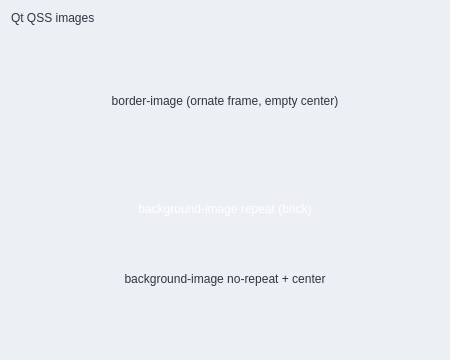
<?xml version="1.0" encoding="UTF-8"?>
<ui version="4.0"><class>Dialog</class><widget class="QDialog" name="Dialog"><property name="geometry"><rect><x>0</x><y>0</y><width>450</width><height>360</height></rect></property><property name="windowTitle"><string>#154 qss/239_border_image</string></property><property name="styleSheet"><string>
QDialog { background-color: #eceff4; }
QLabel#title { color: #2e3440; }
QLabel#framed {
  background-color: #eceff4;
  border-width: 52px;
  border-style: solid;
  border-color: transparent;
  /* user-style ornate 9-slice; transparent center (no fill image) */
  border-image: url(qss/border-frame.png) 113 113 113 113 stretch stretch;
  padding: 10px;
  color: #2e3440;
}
QLabel#tiled {
  color: #ffffff;
  padding: 8px;
  background: #d8dee9 url(qss/brick.png) repeat;
}
QLabel#once {
  color: #2e3440;
  padding: 8px;
  background: #d8dee9 url(qss/brick.png) no-repeat center;
}
</string></property><layout class="QVBoxLayout" name="verticalLayout"><property name="leftMargin"><number>11</number></property><property name="topMargin"><number>11</number></property><property name="rightMargin"><number>11</number></property><property name="bottomMargin"><number>11</number></property><property name="spacing"><number>6</number></property><item><widget class="QLabel" name="title"><property name="text"><string>Qt QSS images</string></property></widget></item><item><widget class="QLabel" name="framed"><property name="text"><string>border-image (ornate frame, empty center)</string></property><property name="sizePolicy"><sizepolicy hsizetype="Preferred" vsizetype="Fixed"><horstretch>0</horstretch><verstretch>0</verstretch></sizepolicy></property><property name="minimumSize"><size><width>0</width><height>140</height></size></property><property name="maximumSize"><size><width>16777215</width><height>140</height></size></property><property name="alignment"><set>Qt::AlignCenter</set></property></widget></item><item><widget class="QLabel" name="tiled"><property name="text"><string>background-image repeat (brick)</string></property><property name="sizePolicy"><sizepolicy hsizetype="Preferred" vsizetype="Fixed"><horstretch>0</horstretch><verstretch>0</verstretch></sizepolicy></property><property name="minimumSize"><size><width>0</width><height>64</height></size></property><property name="maximumSize"><size><width>16777215</width><height>64</height></size></property><property name="alignment"><set>Qt::AlignCenter</set></property></widget></item><item><widget class="QLabel" name="once"><property name="text"><string>background-image no-repeat + center</string></property><property name="sizePolicy"><sizepolicy hsizetype="Preferred" vsizetype="Fixed"><horstretch>0</horstretch><verstretch>0</verstretch></sizepolicy></property><property name="minimumSize"><size><width>0</width><height>64</height></size></property><property name="maximumSize"><size><width>16777215</width><height>64</height></size></property><property name="alignment"><set>Qt::AlignCenter</set></property></widget></item><item><spacer name="verticalSpacer"><property name="orientation"><enum>Qt::Orientation::Vertical</enum></property><property name="sizeHint" stdset="0"><size><width>40</width><height>20</height></size></property></spacer></item></layout></widget></ui>
